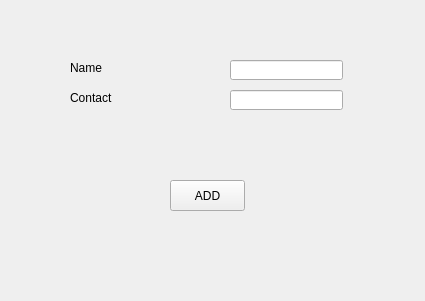
<?xml version="1.0" encoding="UTF-8"?>
<ui version="4.0">
 <class>AddSupp</class>
 <widget class="QWidget" name="AddSupp">
  <property name="geometry">
   <rect>
    <x>0</x>
    <y>0</y>
    <width>425</width>
    <height>301</height>
   </rect>
  </property>
  <property name="windowTitle">
   <string>Form</string>
  </property>
  <widget class="QLineEdit" name="txtName">
   <property name="geometry">
    <rect>
     <x>230</x>
     <y>60</y>
     <width>113</width>
     <height>20</height>
    </rect>
   </property>
   <property name="font">
    <font>
     <pointsize>9</pointsize>
    </font>
   </property>
  </widget>
  <widget class="QPushButton" name="btnAdd">
   <property name="geometry">
    <rect>
     <x>170</x>
     <y>180</y>
     <width>75</width>
     <height>31</height>
    </rect>
   </property>
   <property name="font">
    <font>
     <pointsize>9</pointsize>
    </font>
   </property>
   <property name="text">
    <string>ADD</string>
   </property>
  </widget>
  <widget class="QLabel" name="lblInfo">
   <property name="geometry">
    <rect>
     <x>150</x>
     <y>210</y>
     <width>141</width>
     <height>16</height>
    </rect>
   </property>
   <property name="text">
    <string/>
   </property>
  </widget>
  <widget class="QLabel" name="label_2">
   <property name="geometry">
    <rect>
     <x>70</x>
     <y>90</y>
     <width>121</width>
     <height>16</height>
    </rect>
   </property>
   <property name="font">
    <font>
     <pointsize>9</pointsize>
    </font>
   </property>
   <property name="text">
    <string>Contact</string>
   </property>
  </widget>
  <widget class="QLineEdit" name="txtContact">
   <property name="geometry">
    <rect>
     <x>230</x>
     <y>90</y>
     <width>113</width>
     <height>20</height>
    </rect>
   </property>
   <property name="font">
    <font>
     <pointsize>9</pointsize>
    </font>
   </property>
  </widget>
  <widget class="QLabel" name="label">
   <property name="geometry">
    <rect>
     <x>70</x>
     <y>60</y>
     <width>121</width>
     <height>16</height>
    </rect>
   </property>
   <property name="font">
    <font>
     <pointsize>9</pointsize>
    </font>
   </property>
   <property name="text">
    <string>Name</string>
   </property>
  </widget>
 </widget>
 <resources/>
 <connections/>
</ui>
